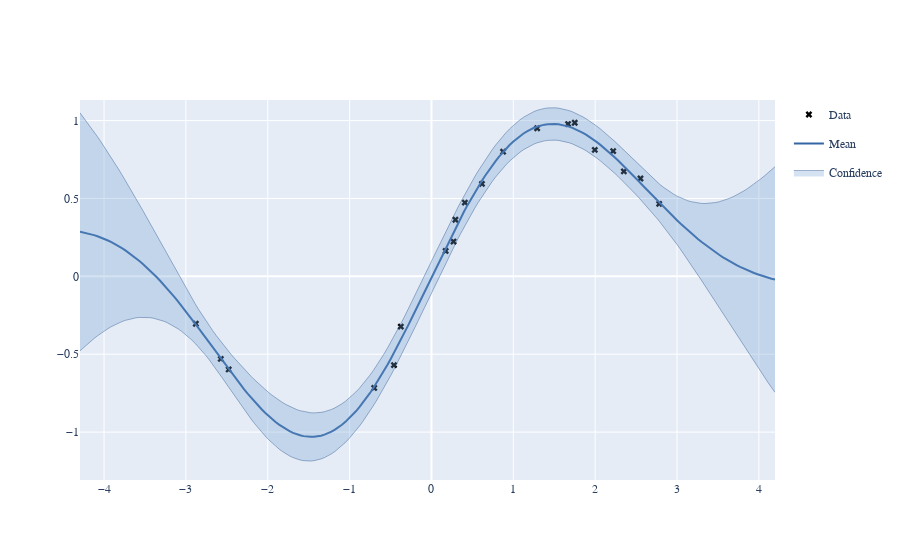

The code cell stored with this chart in its notebook:
### Markdown cell above
In this simple example, the objective function (usually!) has only one local minima, and each of the found solutions are the same. 

Once again, we can use `print(m)` and `m.plot()` to look at the resulting model resulting model. This time, the paraemters values have been optimized agains the log likelihood (aka the log marginal likelihood): the fit shoul dbe much better.

### Code cell
display(m)
fig = m.plot()
GPy.plotting.show(fig, filename='basic_gp_regression_notebook_optimized')

### Figure 1 — Plotly figure (JSON) as saved in the notebook; plotly's stock layout.template omitted (floating-point values rounded to 4 significant figures; data arrays with more than 128 entries replaced by an {"elided": "..."} marker saying what was removed)
{"data": [{"marker": {"color": "black", "symbol": "x"}, "mode": "markers", "name": "Data", "showlegend": true, "type": "scatter", "x": [0.2929, 1.291, 0.6166, 0.2693, -0.4581, 0.8754, -0.3745, 2.351, 2.782, -0.6994, 1.75, 0.1734, 0.4083, 2.554, -2.574, -2.477, -2.879, 1.996, 1.669, 2.22], "xaxis": "x", "y": [0.3634, 0.9509, 0.5939, 0.2234, -0.5699, 0.8005, -0.3226, 0.6739, 0.4654, -0.7164, 0.9862, 0.1631, 0.4737, 0.6282, -0.53, -0.5977, -0.3043, 0.812, 0.9778, 0.8043], "yaxis": "y"}, {"line": {"color": "#3465a4", "width": 2}, "mode": "lines", "name": "Mean", "showlegend": true, "type": "scatter", "x": {"elided": "200 float values"}, "xaxis": "x", "y": {"elided": "200 float values"}, "yaxis": "y"}, {"fillcolor": "rgba(114, 159, 207, 0.3)", "legendgroup": "Confidence_fill_(1,1)", "line": {"color": "#204a87", "width": 0.4}, "mode": "lines", "name": "Confidence", "opacity": 0.3, "showlegend": false, "type": "scatter", "x": {"elided": "200 float values"}, "xaxis": "x", "y": {"elided": "200 float values"}, "yaxis": "y"}, {"fill": "tonextx", "fillcolor": "rgba(114, 159, 207, 0.3)", "legendgroup": "Confidence_fill_(1,1)", "line": {"color": "#204a87", "width": 0.4}, "mode": "lines", "name": "Confidence", "opacity": 0.3, "showlegend": true, "type": "scatter", "x": {"elided": "200 float values"}, "xaxis": "x", "y": {"elided": "200 float values"}, "yaxis": "y"}], "layout": {"font": {"family": "Raleway, sans-serif"}, "showlegend": true, "xaxis": {"anchor": "y", "domain": [0, 1]}, "yaxis": {"anchor": "x", "domain": [0, 1]}}}
